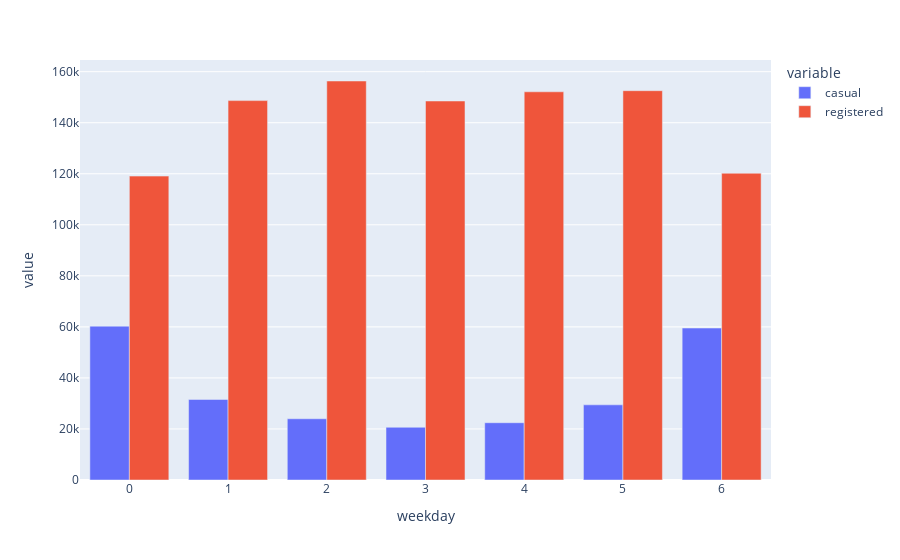

Notebook source saved alongside this figure:
### Markdown cell above
### According to the data we know. Registered user is a user who subscribed to the bike share for daily use and the Casual user is just someone who use bikeshare not so often, kinda like someone who only use bikeshare on certain occasion
### Day of week : 
#### 0 -> Sunday
#### 1 -. Monday, etc

### Code cell
px.bar(df_2020.groupby('weekday')[['casual','registered']].sum().reset_index(),x='weekday',y=['casual','registered'],barmode='group')

### Figure 1 — Plotly figure (JSON) as saved in the notebook; plotly's stock layout.template omitted (floating-point values rounded to 4 significant figures)
{"data": [{"alignmentgroup": "True", "hovertemplate": "variable=casual<br>weekday=%{x}<br>value=%{y}<extra></extra>", "legendgroup": "casual", "marker": {"color": "#636efa"}, "name": "casual", "offsetgroup": "casual", "orientation": "v", "showlegend": true, "textposition": "auto", "type": "bar", "x": [0, 1, 2, 3, 4, 5, 6], "xaxis": "x", "y": [60289, 31560, 23989, 20660, 22440, 29453, 59547], "yaxis": "y"}, {"alignmentgroup": "True", "hovertemplate": "variable=registered<br>weekday=%{x}<br>value=%{y}<extra></extra>", "legendgroup": "registered", "marker": {"color": "#EF553B"}, "name": "registered", "offsetgroup": "registered", "orientation": "v", "showlegend": true, "textposition": "auto", "type": "bar", "x": [0, 1, 2, 3, 4, 5, 6], "xaxis": "x", "y": [119079, 148661, 156349, 148509, 152112, 152553, 120196], "yaxis": "y"}], "layout": {"barmode": "group", "legend": {"title": {"text": "variable"}, "tracegroupgap": 0}, "margin": {"t": 60}, "xaxis": {"anchor": "y", "domain": [0, 1], "title": {"text": "weekday"}}, "yaxis": {"anchor": "x", "domain": [0, 1], "title": {"text": "value"}}}}
